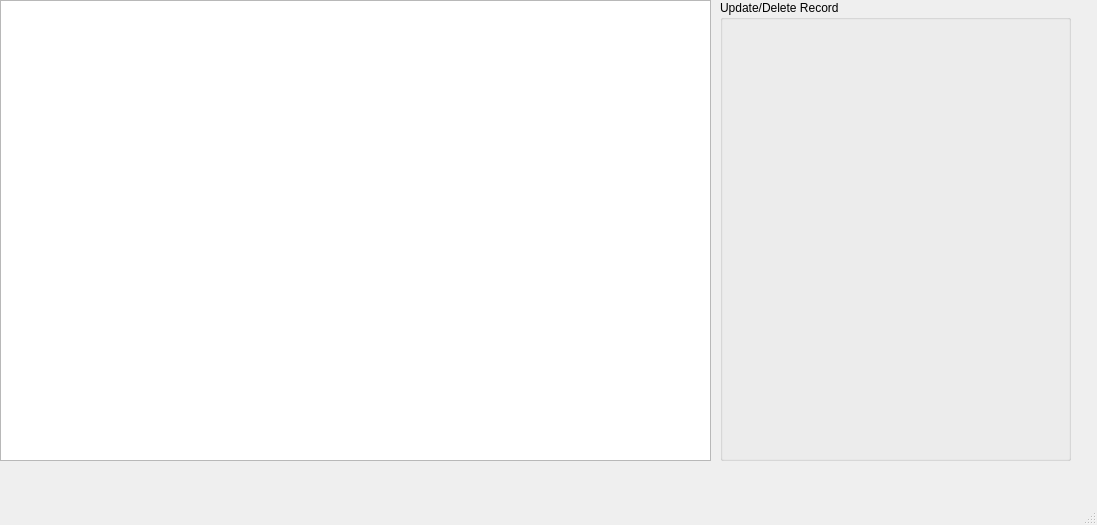
<?xml version="1.0" encoding="UTF-8"?>
<ui version="4.0">
 <class>MainWindow</class>
 <widget class="QMainWindow" name="MainWindow">
  <property name="geometry">
   <rect>
    <x>0</x>
    <y>0</y>
    <width>1097</width>
    <height>525</height>
   </rect>
  </property>
  <property name="windowTitle">
   <string>MainWindow</string>
  </property>
  <widget class="QWidget" name="centralwidget">
   <widget class="QTableWidget" name="tbl_looted_items">
    <property name="geometry">
     <rect>
      <x>0</x>
      <y>0</y>
      <width>711</width>
      <height>461</height>
     </rect>
    </property>
   </widget>
   <widget class="QGroupBox" name="groupBox">
    <property name="geometry">
     <rect>
      <x>720</x>
      <y>0</y>
      <width>351</width>
      <height>461</height>
     </rect>
    </property>
    <property name="title">
     <string>Update/Delete Record</string>
    </property>
   </widget>
  </widget>
  <widget class="QMenuBar" name="menubar">
   <property name="geometry">
    <rect>
     <x>0</x>
     <y>0</y>
     <width>1097</width>
     <height>33</height>
    </rect>
   </property>
  </widget>
  <widget class="QStatusBar" name="statusbar"/>
 </widget>
 <resources/>
 <connections/>
</ui>
